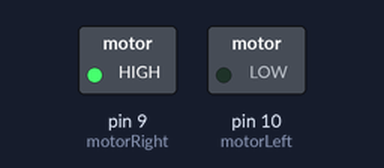
The sketch below on a simulated Arduino Uno, built with avr-gcc and run on an emulated ATmega328P. Parts: switched loads named in the sketch (green lamp = pin HIGH). Dashed ring = blinking.

Above: at 0.1 s.
Timing chart, 0 to 3.0 s (numbered marks = the images above):
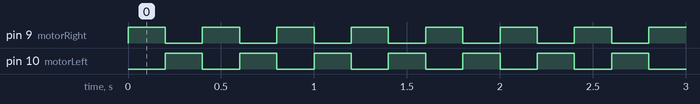

Measured:
- by itself, pin 9 (motorRight), pin 10 (motorLeft): alternates HIGH for 0.20 s and LOW for 0.20 s

The sketch:

Motortest.ino
```cpp
int motorRight = 9;
int motorLeft = 10;
void setup() {
  // put your setup code here, to run once:
pinMode(motorRight, OUTPUT);
pinMode(motorLeft, OUTPUT);
}

void loop() {

  motorRightON();
  delay(200);
  motorLeftON();
  delay(200);

}

void motorRightON(){
  digitalWrite(motorRight, HIGH);
  digitalWrite(motorLeft, LOW);
}
void motorLeftON(){
  digitalWrite(motorRight, LOW);
  digitalWrite(motorLeft, HIGH);
}
```
